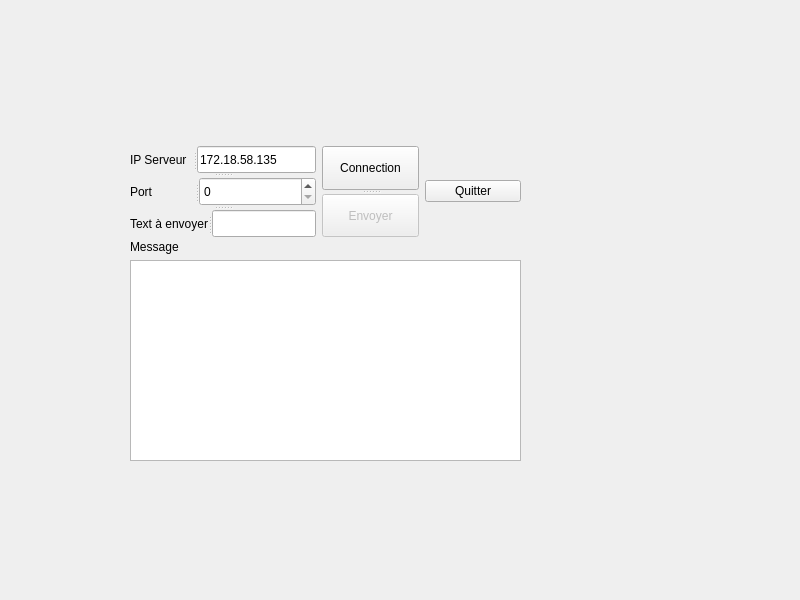
<?xml version="1.0" encoding="UTF-8"?>
<ui version="4.0">
 <class>widget</class>
 <widget class="QWidget" name="widget">
  <property name="geometry">
   <rect>
    <x>0</x>
    <y>0</y>
    <width>800</width>
    <height>600</height>
   </rect>
  </property>
  <property name="windowTitle">
   <string>widget</string>
  </property>
  <widget class="QWidget" name="horizontalLayoutWidget">
   <property name="geometry">
    <rect>
     <x>130</x>
     <y>146</y>
     <width>391</width>
     <height>91</height>
    </rect>
   </property>
   <layout class="QHBoxLayout" name="horizontalLayout">
    <item>
     <widget class="QSplitter" name="splitter_4">
      <property name="orientation">
       <enum>Qt::Vertical</enum>
      </property>
      <widget class="QSplitter" name="splitter_2">
       <property name="orientation">
        <enum>Qt::Horizontal</enum>
       </property>
       <widget class="QLabel" name="label_ipserveur">
        <property name="text">
         <string>IP Serveur</string>
        </property>
       </widget>
       <widget class="QLineEdit" name="lineEdit_ipserveur">
        <property name="enabled">
         <bool>true</bool>
        </property>
        <property name="text">
         <string>172.18.58.135</string>
        </property>
       </widget>
      </widget>
      <widget class="QSplitter" name="splitter_3">
       <property name="orientation">
        <enum>Qt::Horizontal</enum>
       </property>
       <widget class="QLabel" name="label_port">
        <property name="text">
         <string>Port</string>
        </property>
       </widget>
       <widget class="QSpinBox" name="spinBox_portserveur"/>
      </widget>
      <widget class="QSplitter" name="splitter">
       <property name="orientation">
        <enum>Qt::Horizontal</enum>
       </property>
       <widget class="QLabel" name="label_text">
        <property name="text">
         <string>Text à envoyer</string>
        </property>
       </widget>
       <widget class="QLineEdit" name="lineEdit_textenvoyer"/>
      </widget>
     </widget>
    </item>
    <item>
     <widget class="QSplitter" name="splitter_5">
      <property name="orientation">
       <enum>Qt::Vertical</enum>
      </property>
      <widget class="QPushButton" name="pushButton_connection">
       <property name="text">
        <string>Connection</string>
       </property>
      </widget>
      <widget class="QPushButton" name="pushButton_envoyer">
       <property name="enabled">
        <bool>false</bool>
       </property>
       <property name="text">
        <string>Envoyer</string>
       </property>
      </widget>
     </widget>
    </item>
    <item>
     <widget class="QPushButton" name="pushButton_quitter">
      <property name="text">
       <string>Quitter</string>
      </property>
     </widget>
    </item>
   </layout>
  </widget>
  <widget class="QWidget" name="">
   <property name="geometry">
    <rect>
     <x>130</x>
     <y>240</y>
     <width>391</width>
     <height>221</height>
    </rect>
   </property>
   <layout class="QVBoxLayout" name="verticalLayout">
    <item>
     <widget class="QLabel" name="label_message">
      <property name="text">
       <string>Message</string>
      </property>
     </widget>
    </item>
    <item>
     <widget class="QTextEdit" name="textEdit_message"/>
    </item>
   </layout>
  </widget>
 </widget>
 <resources/>
 <connections>
  <connection>
   <sender>pushButton_quitter</sender>
   <signal>clicked()</signal>
   <receiver>widget</receiver>
   <slot>close()</slot>
   <hints>
    <hint type="sourcelabel">
     <x>145</x>
     <y>158</y>
    </hint>
    <hint type="destinationlabel">
     <x>244</x>
     <y>161</y>
    </hint>
   </hints>
  </connection>
 </connections>
</ui>
